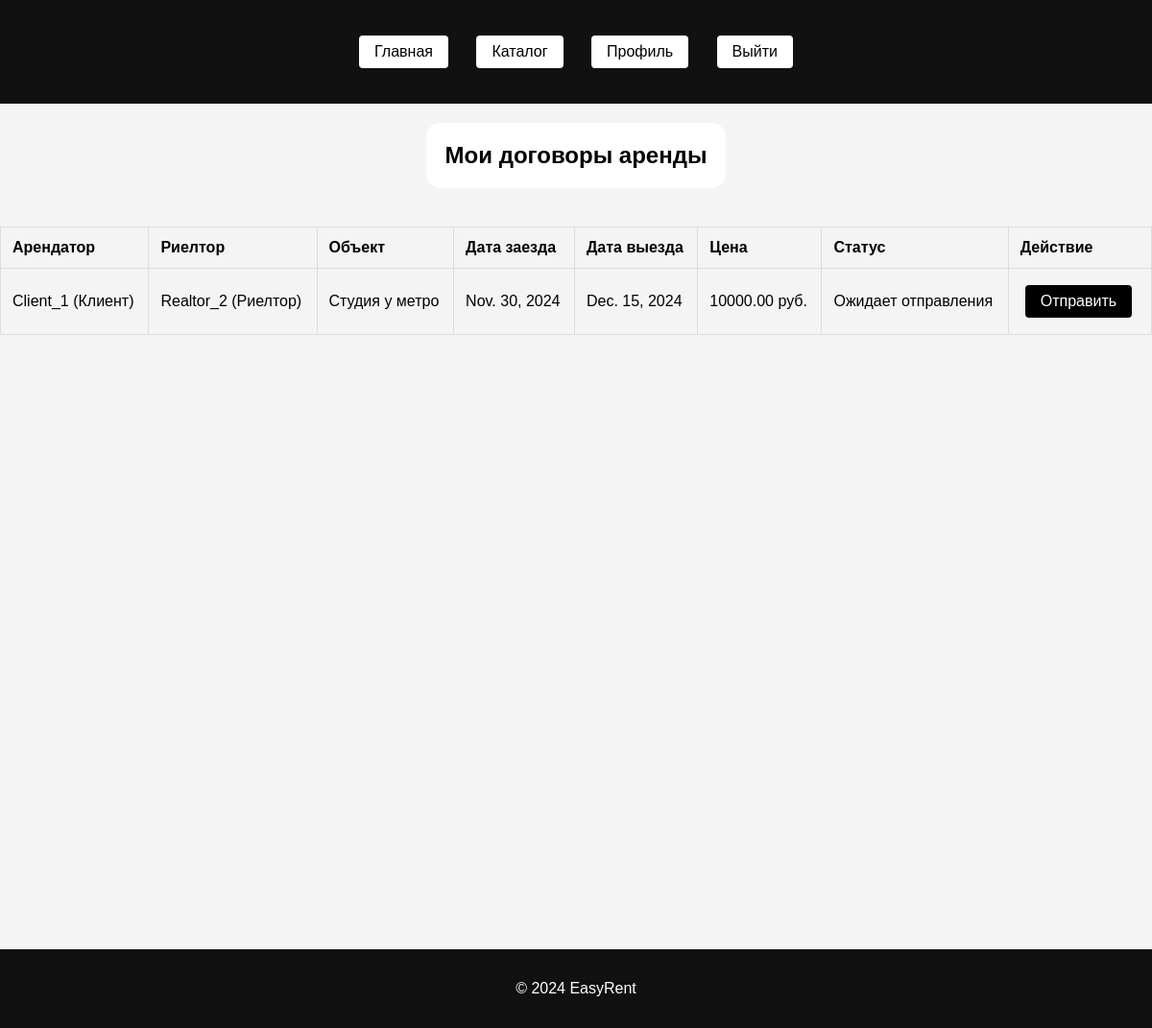
Screenshot of /realtor_rental_agreements/ (signed in) with the database file from the repository.
### core/models.py (models this page shows, shortened)
class RentalAgreement(models.Model):
    STATUS_CHOICES = [
        ('pending_sent', 'Ожидает отправления'),
        ('sent', 'Отправлено'),
        ('pending_confirmed', 'Ожидает подтверждения'),
        ('confirmed', 'Подтверждено'),
    ]
    viewing_request = models.OneToOneField(ViewingRequest, on_delete=models.CASCADE)
    tenant = models.ForeignKey(User, on_delete=models.CASCADE, related_name='tenant_agreements')
    realtor = models.ForeignKey(User, on_delete=models.CASCADE, related_name='realtor_agreements', verbose_name="Риелтор", null=True)
    start_date = models.DateField()
    end_date = models.DateField()
    rent_price = models.DecimalField(max_digits=10, decimal_places=2)
    signed_date = models.DateField(auto_now_add=True)
    status = models.CharField(max_length=30, choices=STATUS_CHOICES, default='pending_sent')

class User(AbstractUser):
    ROLE_CHOICES = [
        ('admin', 'Администратор'),
        ('realtor', 'Риелтор'),
        ('client', 'Клиент'),
    ]
    role = models.CharField(
        max_length=10,
        choices=ROLE_CHOICES,
        default='client',
    )
    def __str__(self):
        return f"{self.username} ({self.get_role_display()})"

class ViewingRequest(models.Model):
    STATUS_CHOICES = [
        ('pending', 'Ожидает подтверждения'),
        ('confirmed', 'Подтверждено'),
    ]
    property = models.ForeignKey(Property, on_delete=models.CASCADE)
    user = models.ForeignKey(settings.AUTH_USER_MODEL, on_delete=models.CASCADE)
    realtor = models.ForeignKey(User, on_delete=models.CASCADE, related_name='viewing_requests_as_realtor', verbose_name="Риелтор", null=True)
    request_date = models.DateTimeField(auto_now_add=True)
    status = models.CharField(max_length=10, choices=STATUS_CHOICES, default='pending')
    viewing_time = models.DateField() # Время, когда клиент хочет посмотреть объект

class Property(models.Model):
    PROPERTY_STATUS = [
        ('available', 'Свободно'),
        ('rented', 'Сдано'),
    ]
    title = models.CharField(max_length=100)
    description = models.TextField()
    area = models.DecimalField(max_digits=8, decimal_places=2)
    location = models.CharField(max_length=255)
    price = models.DecimalField(max_digits=10, decimal_places=2)
    status = models.CharField(max_length=10, choices=PROPERTY_STATUS, default='available')
    realtor = models.ForeignKey(
        settings.AUTH_USER_MODEL,
        on_delete=models.CASCADE,
        related_name='properties',
        limit_choices_to={'role': 'realtor'},
        null=True,  # На случай, если нужно оставить недвижимость без риелтора
        blank=True
    )

### core/views.py (the view)
# urls.py: path('realtor_rental_agreements/', views.realtor_rental_agreements, name='realtor_rental_agreements'),
@login_required
def realtor_rental_agreements(request):
    agreements = RentalAgreement.objects.filter(realtor=request.user)
    return render(request, 'core/realtor_rental_agreements.html', {'agreements': agreements})

### core/templates/core/realtor_rental_agreements.html (shortened to what this page needs)
{% extends 'base.html' %}
{% block content %}
  <div class="center-container-property-list">
    <h2 class = "custom-h2">Мои договоры аренды</h2>
  </div>
  <table class="requests-table">
    <thead>
      <tr>
        <th>Арендатор</th>
        <th>Риелтор</th>
        <th>Объект</th>
        <th>Дата заезда</th>
        <th>Дата выезда</th>
        <th>Цена</th>
        <th>Статус</th>
        <th>Действие</th>
      </tr>
    </thead>
    <tbody>
      {% for agreement in agreements %}
        <tr>
          <td>{{ agreement.tenant }}</td>
          <td>{{ agreement.realtor }}</td>
          <td>{{ agreement.viewing_request.property.title }}</td>
          <td>{{ agreement.start_date }}</td>
          <td>{{ agreement.end_date }}</td>
          <td>{{ agreement.rent_price }} руб.</td>
          <td>{{ agreement.get_status_display }}</td>
          <td>
            {% if agreement.status == 'pending_sent' %}
                <form method="post" action="{% url 'core:realtor_sent_agreements' agreement.id %}">
                    <button type="submit" class='body-button'>Отправить</button>
                </form>
            {% elif agreement.status == 'sent' %}
                <form method="post" action="{% url 'core:realtor_cancel_sent_agreements' agreement.id %}">
                    {% csrf_token %}
                    <button type="submit" class='body-button'>Отменить отправку</button>
                </form>
            {% elif agreement.status == 'pending_confirmed' %}
                <form method="post" action="{% url 'core:realtor_confirm_rental_agreements' agreement.id %}">
                    {% csrf_token %}
                    <button type="submit" class='body-button'>Подтвердить</button>
                </form>
            {% elif agreement.status == 'confirmed' %}
              <form method="post" action="{% url 'core:realtor_cancel_sent_agreements' agreement.id %}">
                  {% csrf_token %}
                  <button type="submit" class='body-button'>Отменить подтверждение</button>
              </form>
            {% endif %}
          </td>
        </tr>
      {% empty %}
        <tr>
          <td colspan="8">У вас нет договоров аренды.</td>
        </tr>
      {% endfor %}
    </tbody>
  </table>
  <div class="center-container"></div>
{% endblock %}

### static/css/styles.css (style rules this page uses)
body { background-image: url('../images/building_composition_2.png'); background-size: cover; background-position: center; background-repeat: no-repeat; font-family: Arial, sans-serif; margin: 0; padding: 0; background-color: #f4f4f4; }
.center-container { display: flex; flex-direction: column; justify-content: center; align-items: center; height: 80vh; }
.custom-h2 { margin-bottom: 20px; padding: 20px; border-radius: 15px; background-color: white; color: black; }
button { background-color: #2d73cf; color: white; border: none; padding: 10px 20px; font-size: 16px; cursor: pointer; border-radius: 5px; }
.body-button { display: inline-block; padding: 8px 16px; margin: 5px; color: white; background-color: black; border: none; border-radius: 4px; font-size: 16px; text-align: center; text-decoration: none; cursor: pointer; transition: background-color 0.3s, transform 0.3s; }
.center-container-property-list { display: flex; flex-direction: column; justify-content: center; align-items: center; }
.requests-table { width: 100%; border-collapse: collapse; margin-top: 20px; background-color: #f4f4f4; }
.requests-table th, .requests-table td { padding: 12px; text-align: left; border: 1px solid #ddd; }
.requests-table th { background-color: #f4f4f4; font-weight: bold; }
.requests-table td { text-overflow: ellipsis; white-space: nowrap; overflow: hidden; }

### rows the page displays
RentalAgreement: tenant "Client_1 (Клиент)", realtor "Realtor_2 (Риелтор)", viewing_request.property "Студия у метро", start_date "Nov. 30, 2024", end_date "Dec. 15, 2024", rent_price "10000.00", status "Ожидает отправления", shows "Отправить"
